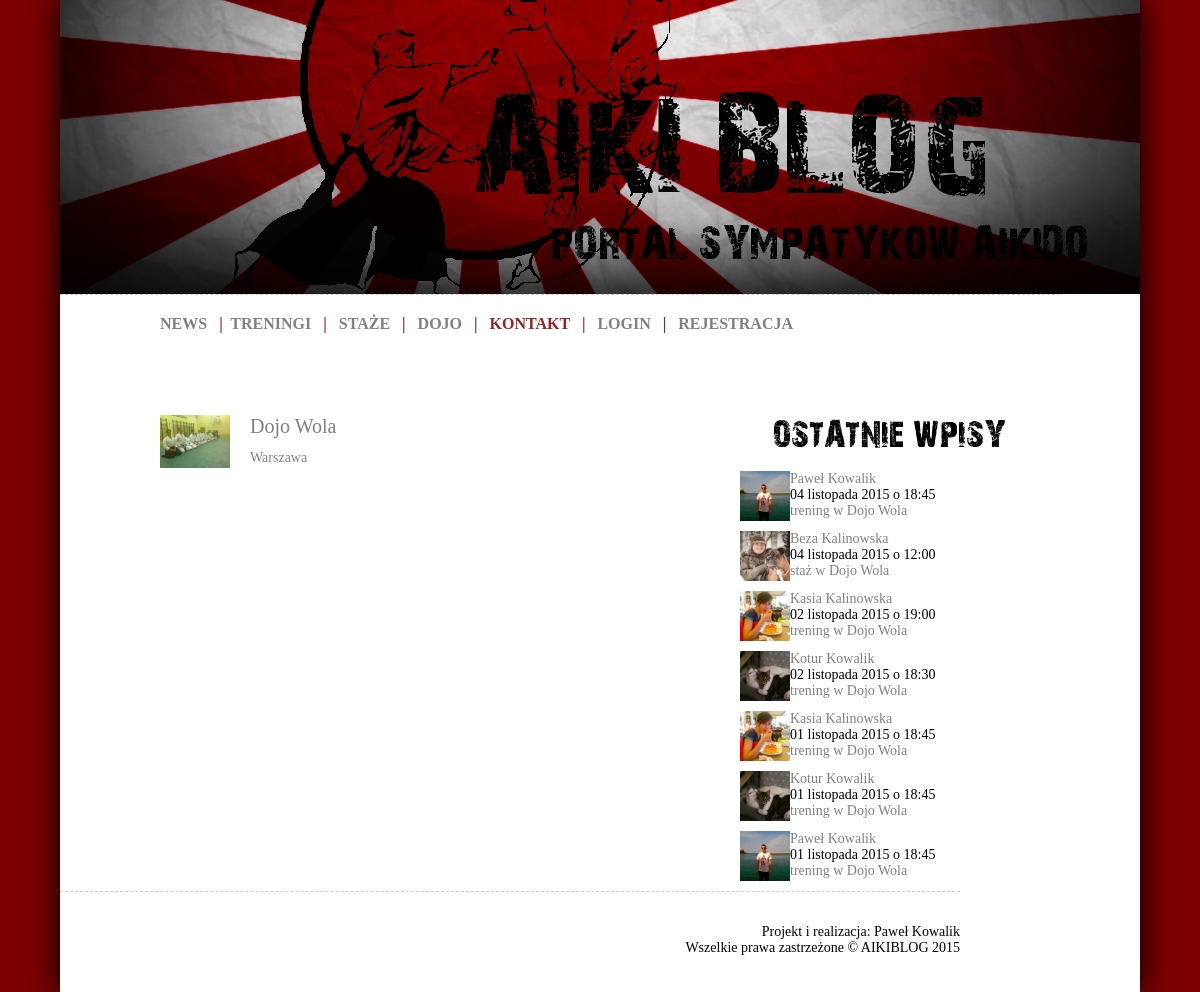
Screenshot of /dojos/ with the database file from the repository.
### aikiblog/models.py (models this page shows, shortened)
class Dojo(models.Model):
    name = models.CharField('Nazwa dojo', max_length=50)
    slug = models.SlugField('Odnosnik', max_length=50)
    start_year = models.IntegerField(verbose_name='Rok założenia')
    city = models.CharField('Miasto', max_length=50)
    adress = models.CharField('Adres', max_length=50)
    sensei = models.ForeignKey(Sensei, verbose_name='Sensei')
    image1 = models.ImageField(upload_to='static/dojo', verbose_name='Zdjęcie 1')
    image2 = models.ImageField(upload_to='static/dojo', null=True, blank=True, verbose_name='Zdjęcie 2')
    image3 = models.ImageField(upload_to='static/dojo', null=True, blank=True, verbose_name='Zdjęcie 3')
    story = models.TextField(null=True, blank=True, verbose_name='Historia')
    trainings = models.TextField(null=True, blank=True, verbose_name='Treningi')
    users = models.ManyToManyField(User, blank=True, verbose_name='Byli tutaj')
    class Meta:
        verbose_name = "Dojo"
        verbose_name_plural = "Dojo"
    def __unicode__(self):
        return self.name

class Training(models.Model):
    TYPE = (
        ('T','trening'),
        ('S','staż'),
    )
    user = models.ForeignKey(User, verbose_name='Ćwiczący', null=True, blank=True)
    date = models.DateTimeField('Data i godzina treningu')
    place = models.ForeignKey(Dojo, verbose_name='Miejsce treningu')
    sensei = models.ForeignKey(Sensei, verbose_name='Sensei')
    slug = models.SlugField('Odnosnik', max_length=50, null=True, blank=True)
    techniques = models.ManyToManyField(TechTren, verbose_name='Techniki')
    type = models.CharField(max_length=1, choices=TYPE, verbose_name='Typ')
    notes = models.TextField(verbose_name="Notatki")
    class Meta:
        verbose_name = "Trening"
        verbose_name_plural = "Treningi"

class User(AbstractUser):
    SEX = (
        ('K','Kobieta'),
        ('M','Mężczyzna'),
    )
    avatar = models.ImageField(upload_to='static/avatars/%Y/%m/%d', null=True, blank=True)
    start_year = models.IntegerField(null=True, blank=True, verbose_name='Trenuje od')
    about_text = models.TextField(null=True, blank=True, verbose_name='O mnie')
    sex = models.CharField(max_length=1, choices=SEX, verbose_name='Płeć')

### aikiblog/views.py (the view)
# urls.py: url(r'^dojos/$', DojoList.as_view(), name='dojo-list'),
class DojoList(generic.ListView):
    template_name = 'aikiblog/dojo_list.html'
    model = Dojo
    paginate_by = 10
    context_object_name = 'dojo_list'
    queryset = Dojo.objects.order_by('name')
    def get_context_data(self, **kwargs):
        context = super(DojoList, self).get_context_data(**kwargs)
        context['all_trainings'] = Training.objects.order_by('-date')[:7]
        return context

### aikiblog/templates/aikiblog/dojo_list.html (shortened to what this page needs)
{% extends "base.html" %}
{% block content %}
{% for entry in dojo_list %}
<div id="post">
    <div id="post_avatar"><img src="{{ STATIC_URL|cut:'static/' }}{{ entry.image1 }}" width=70 alt="" class="center" /></a></div>
        <div id="post_head_dojo"><a href="{% url "dojo-detail" entry.slug %}">{{ entry.name }}</a>
            </div>
        <div id="post_head_dojo2">{{ entry.city }}
            </div>
        <div id="post_body">
        </div>
</div>
{% endfor  %}
{% endblock %}
{% block menuright %}
    {% include "aikiblog/parts/menuright.html" %}
{% endblock %}

### aikiblog/templates/aikiblog/parts/menuright.html
<div id="menuright">
        <div id="menuright_logo">
        </div>
        <br>
        {% for entry in all_trainings %}
        <div id="menuright_post">
            <div id="menuright_avatar">
                <a href="{% url "user-detail" entry.user.id %}"><img src="{{ STATIC_URL|cut:'static/' }}{{ entry.user.avatar }}" height=50/></a>
            </div>
            <div id="menuright_head">
                <a href="{% url "user-detail" entry.user.id %}">{{ entry.user.first_name }} {{ entry.user.last_name }}</a><br>
                {{ entry.date|date:"d E Y" }} o {{ entry.date|date:"H:i" }}<br>
                <a href="{% url "training-detail" entry.slug %}">
                {% ifequal entry.type "T" %}
                trening
                {% endifequal %}
                {% ifequal entry.type "S" %}
                staż
                {% endifequal %}
                w {{ entry.place }}</a>
            </div>
        </div>
        {% endfor %}
        <br>
    </div>

### static/style.css (style rules this page uses)
html, body { background-image:url(images/bg.png); background-color: #eeeeee; color: #000; margin: 0; padding: 0; text-align: center; text-shadow: 1px 1px 0px white; }
a:link { color: #808080; text-decoration: none; background-color: transparent; }
#menuright { width: 300px; float: right; height:auto; padding-right: 100px; }
#menuright_logo { background-image:url(images/recent_training.png); width: 300px; height: 40px; }
#menuright_post { height: 60px; float: left; }
#menuright_avatar { height: 50px; width: 50px; float: left; }
#menuright_head { width: 250px; float: right; font: 14px Verdana; text-align: left; }
#post { width: auto; }
#post_avatar { height: 70px; width: 70px; float: left; }
#post_head_dojo { width: 470px; height: 35px; float: right; font: 20px Verdana; }
#post_head_dojo2 { width: 470px; height: 35px; float: right; font: 14px Verdana; }
#post_body { padding-top: 80px; }

### rows the page displays
Dojo: image1 (picture), name "Dojo Wola", city "Warszawa"
Training: user.avatar (picture), user.first_name "Paweł", user.last_name "Kowalik", date "04 listopada 2015", date "18:45", place "Dojo Wola"
Training: user.avatar (picture), user.first_name "Beza", user.last_name "Kalinowska", date "04 listopada 2015", date "12:00", place "Dojo Wola"
Training: user.avatar (picture), user.first_name "Kasia", user.last_name "Kalinowska", date "02 listopada 2015", date "19:00", place "Dojo Wola"
Training: user.avatar (picture), user.first_name "Kotur", user.last_name "Kowalik", date "02 listopada 2015", date "18:30", place "Dojo Wola"
Training: user.avatar (picture), user.first_name "Kasia", user.last_name "Kalinowska", date "01 listopada 2015", date "18:45", place "Dojo Wola"
Training: user.avatar (picture), user.first_name "Kotur", user.last_name "Kowalik", date "01 listopada 2015", date "18:45", place "Dojo Wola"
Training: user.avatar (picture), user.first_name "Paweł", user.last_name "Kowalik", date "01 listopada 2015", date "18:45", place "Dojo Wola"
